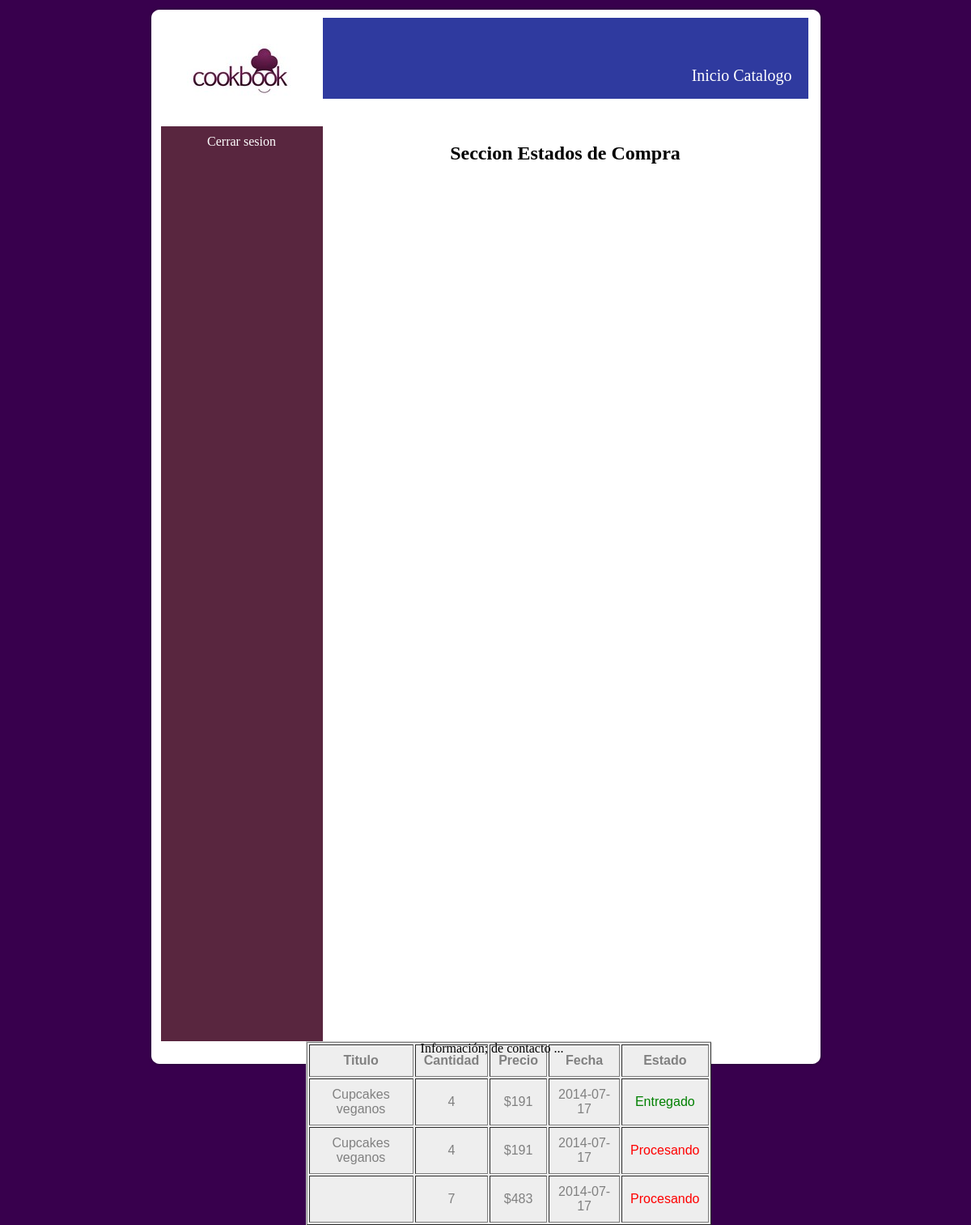
Page /Sistema/EstadoCompra.php (signed in) on the committed database.
### tables this page shows
CREATE TABLE IF NOT EXISTS `venta` (
  `id_venta` int(11) NOT NULL AUTO_INCREMENT,
  `fecha_venta` date NOT NULL,
  `estado` varchar(30) NOT NULL,
  `cant_venta` int(11) NOT NULL,
  `precio` int(11) NOT NULL,
  `id_cliente` int(11) NOT NULL,
  `ISBN` int(11) NOT NULL,
  PRIMARY KEY (`id_venta`)
);

CREATE TABLE IF NOT EXISTS `libro` (
  `ISBN` varchar(11) NOT NULL,
  `stock_minimo` int(11) NOT NULL,
  `stock_actual` int(11) NOT NULL,
  `precio` double NOT NULL,
  `titulo` varchar(50) NOT NULL,
  `idioma` varchar(30) NOT NULL,
  `paginas` int(11) NOT NULL,
  `fecha_publi` date NOT NULL,
  `id_autor` int(11) NOT NULL,
  `id_editorial` int(11) NOT NULL,
  `oferta` tinyint(1) NOT NULL DEFAULT '0',
  PRIMARY KEY (`ISBN`,`id_autor`,`id_editorial`),
  KEY `id_autor` (`id_autor`),
  KEY `id_editorial` (`id_editorial`)
);

### Sistema/EstadoCompra.php (the view, shortened to what this page needs)
<?php
   if ($_SESSION['estado2'] == "logeado"){
   include('conectar.php');
   $id = $_SESSION['id'];
   $result = mysqli_query($link, "SELECT * FROM venta WHERE id_cliente = '$id' ORDER BY fecha_venta asc");
 ?>
<!DOCTYPE html PUBLIC "-//W3C//DTD XHTML 1.0 Strict//EN"
	"http://www.w3.org/TR/xhtml1/DTD/xhtml1-strict.dtd">
<html xmlns="http://www.w3.org/1999/xhtml" xml:lang="en" lang="en">
</html>
<head>
  <link rel="stylesheet" href="estilos.css"/>
 </head>
 <body>
<div class="contenedor">
   <div class='fondoContenedorTop'></div>
   <div class='fondoContenedorMain'>
	  <div class="encabezado">
		  <div class="logo"></div>
		<div class="menu">
				<div class="logeo">
						<a href="./index.php">Inicio</a>
						<a href="./catalogo.php">Catalogo</a>
	            </div>
		</div>
	  </div>
		<div class="principal">
				  <div class="columna">
						<div class="sesion"><a href='cerrarSesion.php'>Cerrar sesion</a></div>
				  </div>
				  <h2>Seccion Estados de Compra</h2>
				  <div class="tabla">
								 <table width="500px" border="1" cellpadding="10">
									  <tr>
										  <td><b>Titulo</b></td>
										  <td><b>Cantidad</b></td>
										  <td><b>Precio</b></td>
										  <td><b>Fecha</b></td>
										  <td><b>Estado</b></td>
									   </tr>
									  <?php while ($arreglo = mysqli_fetch_array($result)) {
										  ?>
											<tr>
									   <?php $consul = mysqli_query($link, "SELECT * FROM libro WHERE ISBN = '$arreglo[ISBN]'");
									         $t = mysqli_fetch_array($consul);
									   ?>
											 <td><?php echo $t["titulo"] ?></td>
											 <td><?php echo $arreglo["cant_venta"] ?></td>
											 <td>$<?php echo $arreglo["precio"] ?></td>
											 <td><?php echo $arreglo["fecha_venta"] ?></td>
									 <?php if ($arreglo["estado"] <> "Procesando") {?>
											 <td><div style="color:green;"><?php echo $arreglo["estado"] ?></div></td>
									  <?php } ?>
									  <?php if ($arreglo["estado"] == "Procesando") {?>
											 <td><div style="color:red;"><?php echo $arreglo["estado"] ?></div></td>
									  <?php } } ?>
								  </table>
				  </div>
		 </div>
	  <div class="piedepagina">
		Informaci&oacuten; de contacto ...
	  </div>
     </div>
</div>
</body>
</html>
<?php }
       else {
		  header("Location: login.php?error=1");
		   }
?>

### Sistema/estilos.css (style rules this page uses)
body { background-image:url("./Imagenes/Fondo.png"); text-align:center; }
.contenedor { width:835px; margin:auto; }
.encabezado { background-image:url("./Imagenes/banner.png"); width:800px; height:100px; background-repeat:no-repeat; }
.logo { background-image:url("./Imagenes/Logo.png"); float: left; width:200px; height:134px; }
.logeo { float:left; margin-left:20px; margin-top:60px; font-size:20px; }
a:link { color:#FFFFFF; text-decoration:none; }
.sesion { margin-top:10px; }
.columna { float:left; background-image:url("./Imagenes/columna.png"); width:200px; height:1130px; }
.tabla { float:right; margin-right:120px; border-top:1px solid #ccc; border-left:1px solid #ccc; background-color:#eee; color: gray; text-align:center; font-family:arial,verdana,times; }
.menu { float: right; padding-right:20px; }
.principal { height:1110px; width:800px; float:left; }
.fondoContenedorTop { background-image:url("./Imagenes/panel_arriba.png"); height:14px; }
.fondoContenedorMain { background-image:url("./Imagenes/panel_medio.png"); padding-left:16px; }
.piedepagina { padding-top:20px; clear:both; text-align:center; }

### rows in the picture
venta: libro.titulo "Cupcakes veganos", cant_venta "4", precio "191", fecha_venta "2014-07-17", estado "Entregado"
venta: libro.titulo "Cupcakes veganos", cant_venta "4", precio "191", fecha_venta "2014-07-17", estado "Procesando"
venta: cant_venta "7", precio "483", fecha_venta "2014-07-17", estado "Procesando"
